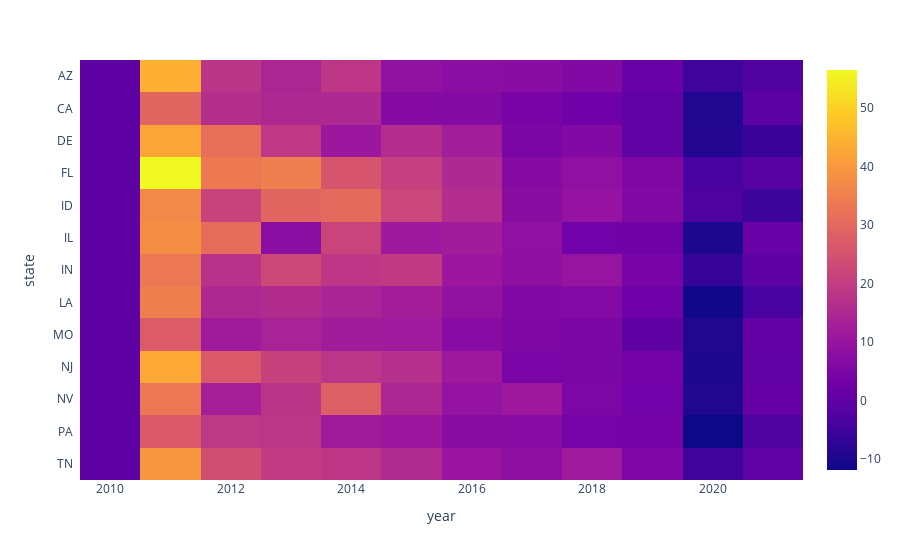

This figure's notebook cell:
### Code cell
fig = px.imshow(df_bb.pivot(index='state' ,columns='year' , values='per_dif'))
fig.show()

### Figure 1 — Plotly figure (JSON) as saved in the notebook; plotly's stock layout.template omitted (floating-point values rounded to 4 significant figures; data arrays with more than 128 entries replaced by an {"elided": "..."} marker saying what was removed)
{"data": [{"coloraxis": "coloraxis", "hovertemplate": "year: %{x}<br>state: %{y}<br>color: %{z}<extra></extra>", "name": "0", "type": "heatmap", "x": [2010, 2011, 2012, 2013, 2014, 2015, 2016, 2017, 2018, 2019, 2020, 2021], "xaxis": "x", "y": ["AZ  ", "CA  ", "DE  ", "FL  ", "ID  ", "IL  ", "IN  ", "LA  ", "MO  ", "NJ  ", "NV  ", "PA  ", "TN  "], "yaxis": "y", "z": {"elided": "13x12 float values"}}], "layout": {"coloraxis": {"colorscale": [[0, "#0d0887"], [0.1111, "#46039f"], [0.2222, "#7201a8"], [0.3333, "#9c179e"], [0.4444, "#bd3786"], [0.5556, "#d8576b"], [0.6667, "#ed7953"], [0.7778, "#fb9f3a"], [0.8889, "#fdca26"], [1, "#f0f921"]]}, "margin": {"t": 60}, "xaxis": {"anchor": "y", "constrain": "domain", "domain": [0, 1], "scaleanchor": "y", "title": {"text": "year"}}, "yaxis": {"anchor": "x", "autorange": "reversed", "constrain": "domain", "domain": [0, 1], "title": {"text": "state"}}}}
